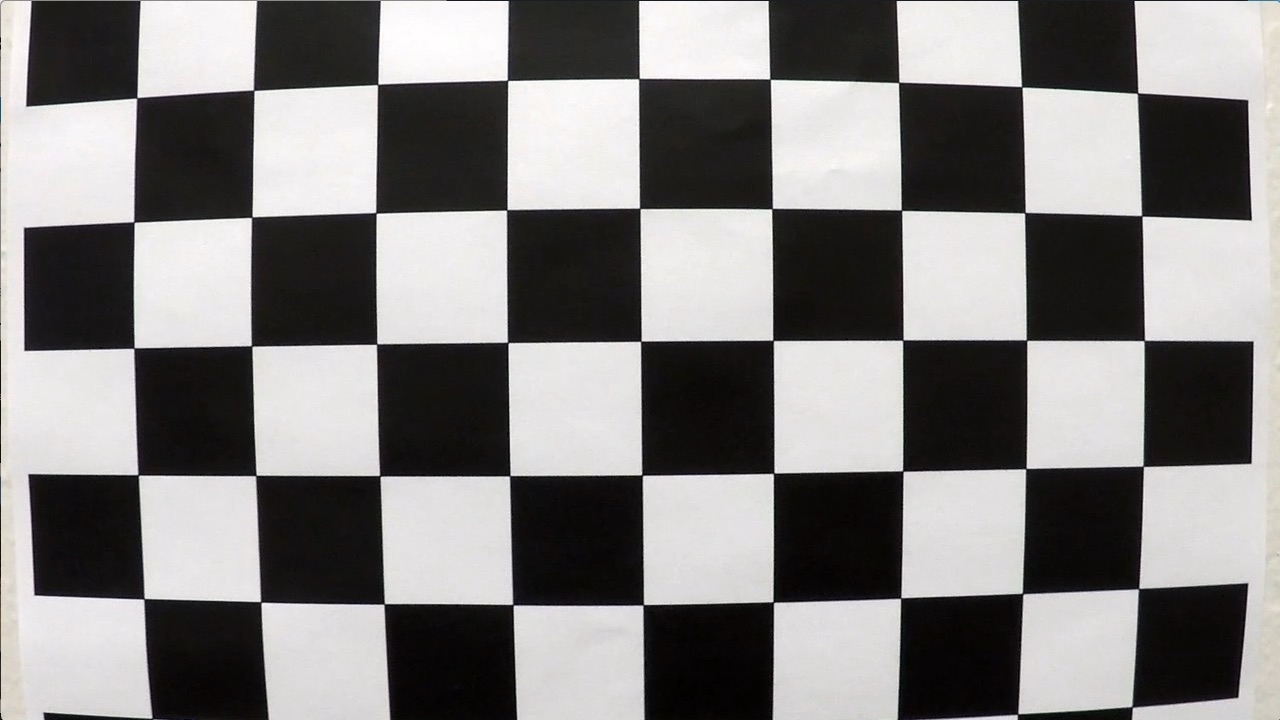
#> input picture camera_cal/calibration1.jpg, 1280 x 720 px
$ python -i line.py   (imports and definitions only)   (older library calls are emulated)
#> lines starting #> are read from the running program, lines starting #| are printed output that depends on the picture; after the words box and inside, x2 and y2 are one past the last pixel; in counts of white or black regions, pixels touching at a corner belong together
import numpy as np
import cv2


def detect_line(image):
    """Applies S-channel threshold and Sobel absolute x-direction gradient threshold.
    Returns binary image.
    """
    s_channel = hls_threshold(image, channel=2, thresh=(160, 255))
    gradx = abs_sobel_thresh(image, orient='x', thresh_min=30, thresh_max=200)

    combined = np.zeros_like(s_channel)
    combined[(gradx == 1) | (s_channel == 1)] = 1
    return combined


def abs_sobel_thresh(img, orient='x', sobel_kernel=9,
                     thresh_min=0, thresh_max=255):
    """Applies Sobel absolute gradient threshold.
    Returns binary image.
    """
    # Convert to grayscale
    gray = cv2.cvtColor(img, cv2.COLOR_RGB2GRAY)
    # Apply x or y gradient with the OpenCV Sobel() function
    # and take the absolute value
    if orient == 'x':
        abs_sobel = np.absolute(
            cv2.Sobel(
                gray,
                cv2.CV_64F,
                1,
                0,
                ksize=sobel_kernel))
    if orient == 'y':
        abs_sobel = np.absolute(
            cv2.Sobel(
                gray,
                cv2.CV_64F,
                0,
                1,
                ksize=sobel_kernel))
    # Rescale back to 8 bit integer
    scaled_sobel = np.uint8(255 * abs_sobel / np.max(abs_sobel))
    # Create a copy and apply the threshold
    binary_output = np.zeros_like(scaled_sobel)
    binary_output[(scaled_sobel >= thresh_min) &
                  (scaled_sobel <= thresh_max)] = 1

    # Return the result
    return binary_output


# [39 lines left out: functions mag_thresh, dir_threshold, not called in this run]


def hls_threshold(img, channel=2, thresh=(0, np.pi / 2)):
    """Applies HLS-channel threshold.
    Returns binary image.
    """
    # Extract H or L or S channel
    hls = cv2.cvtColor(img, cv2.COLOR_RGB2HLS).astype(np.float)
    img_channel = hls[:, :, channel]
    # Create a binary image of ones where threshold is met, zeros otherwise
    binary_output = np.zeros_like(img_channel)
    binary_output[(img_channel >= thresh[0]) & (img_channel <= thresh[1])] = 1

    # Return the binary image
    return binary_output

>>> import cv2
>>> picture = cv2.cvtColor(cv2.imread('camera_cal/calibration1.jpg'), cv2.COLOR_BGR2RGB)
>>> result = detect_line(picture)
#> in hls_threshold, `hls = cv2.cvtColor(img, cv2.COLOR_RGB2HLS).astype(np.float)`:
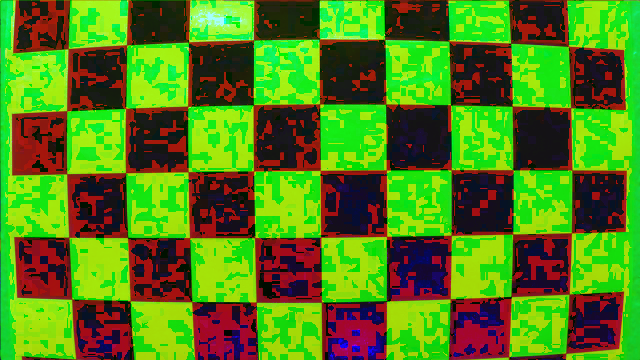
#> hls: shape (720, 1280, 3) float64 (shown at 1/2 size); mean R, G, B 82.1, 128.9, 22.5
#> in hls_threshold, `img_channel = hls[:, :, channel]`:
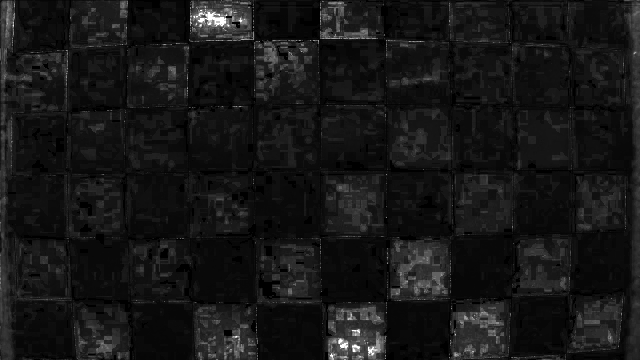
#> img_channel: shape (720, 1280) float64 (shown at 1/2 size); min 0, max 255, mean 22.5
#> in detect_line, `s_channel = hls_threshold(image, channel=2, thresh=(160, 255))`:
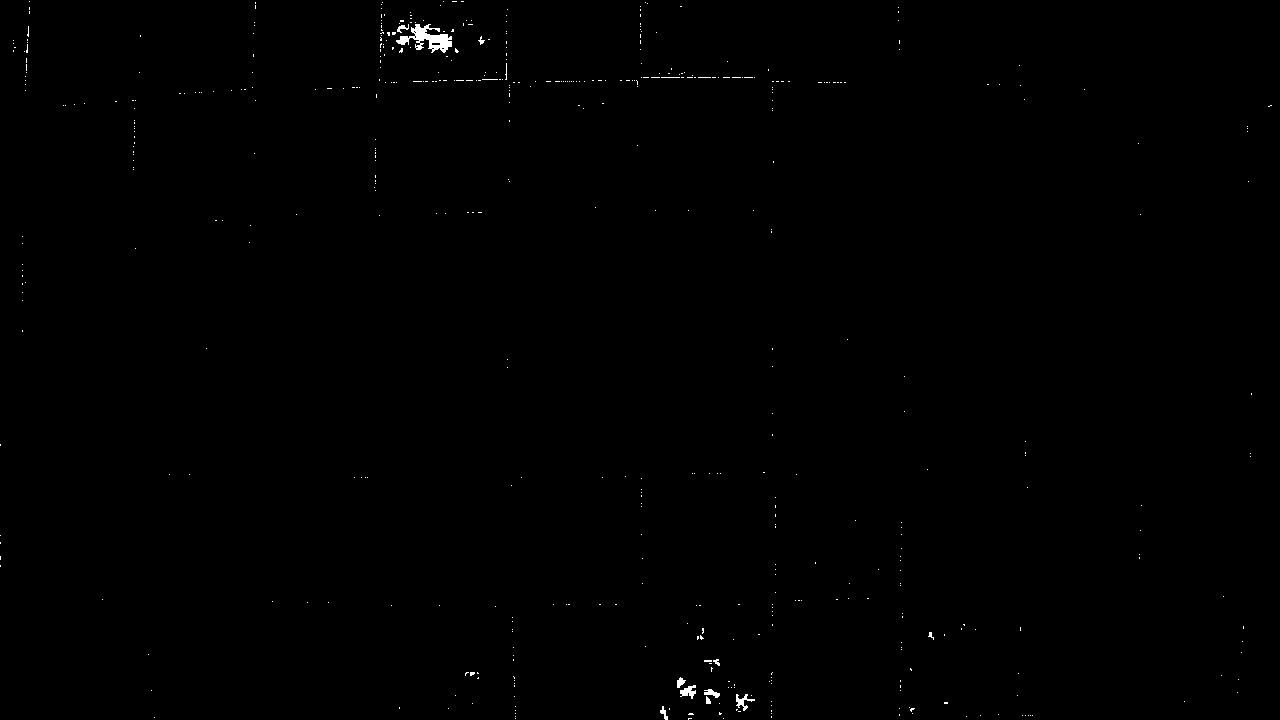
#> s_channel: shape (720, 1280) float64; values 0 (black) and 1 (white), 0.26% white; 514 white regions (503 under 20 px), largest, box (x1, y1, x2, y2) and area: (396, 24, 452, 53) 703, (680, 685, 696, 699) 124, (736, 694, 755, 711) 120
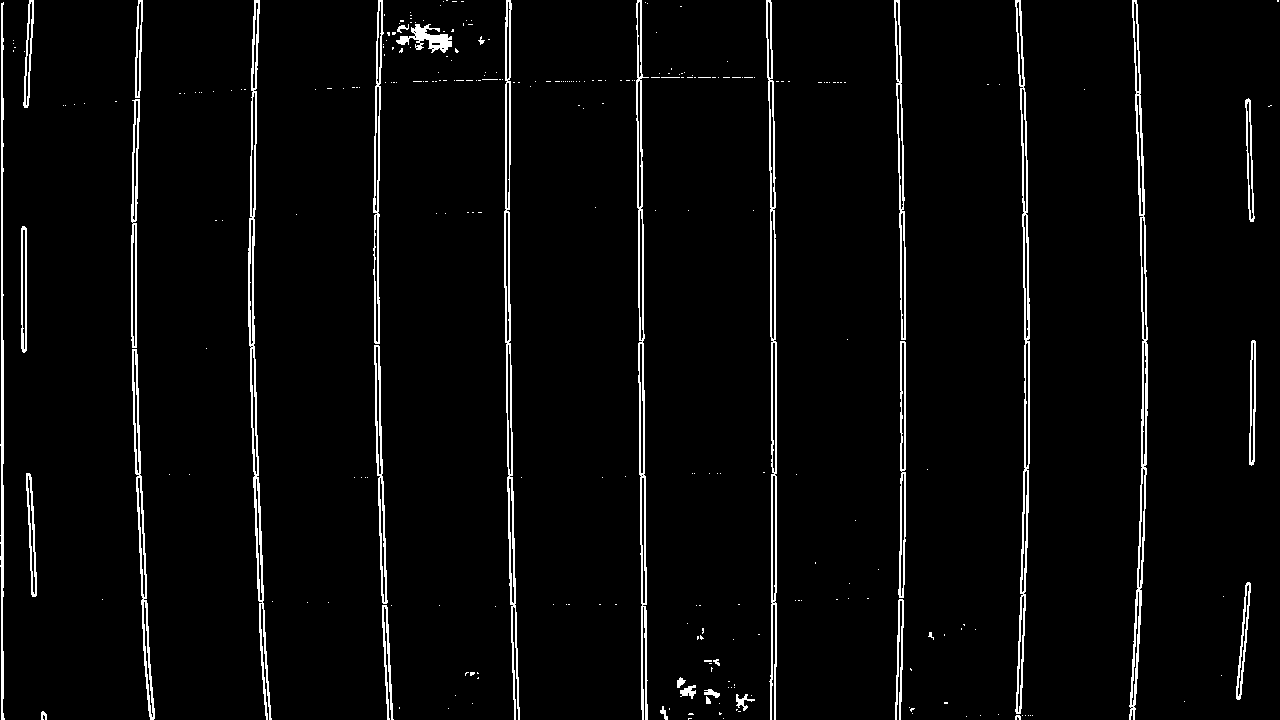
#> result: shape (720, 1280) float64; values 0 (black) and 1 (white), 3.7% white in thin lines or dots

$ run again, on camera_cal/calibration11.jpg
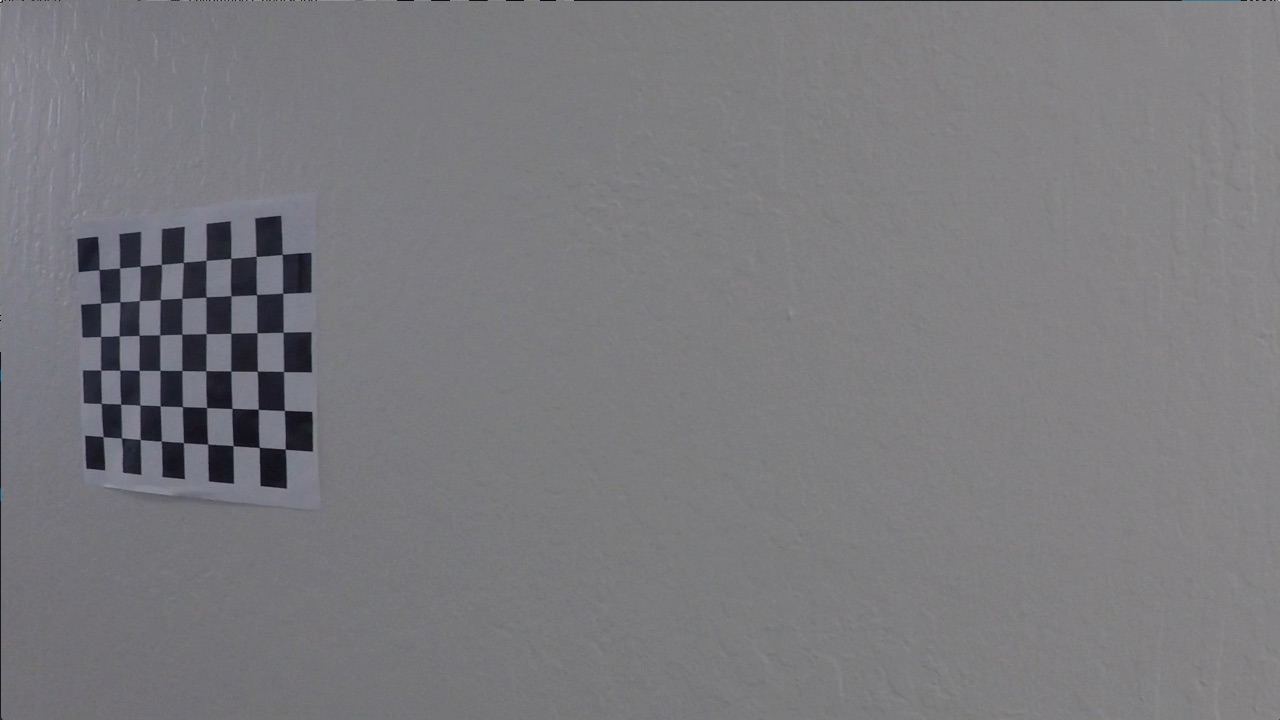
#> input picture camera_cal/calibration11.jpg, 1280 x 720 px
#> in detect_line, `s_channel = hls_threshold(image, channel=2, thresh=(160, 255))`:
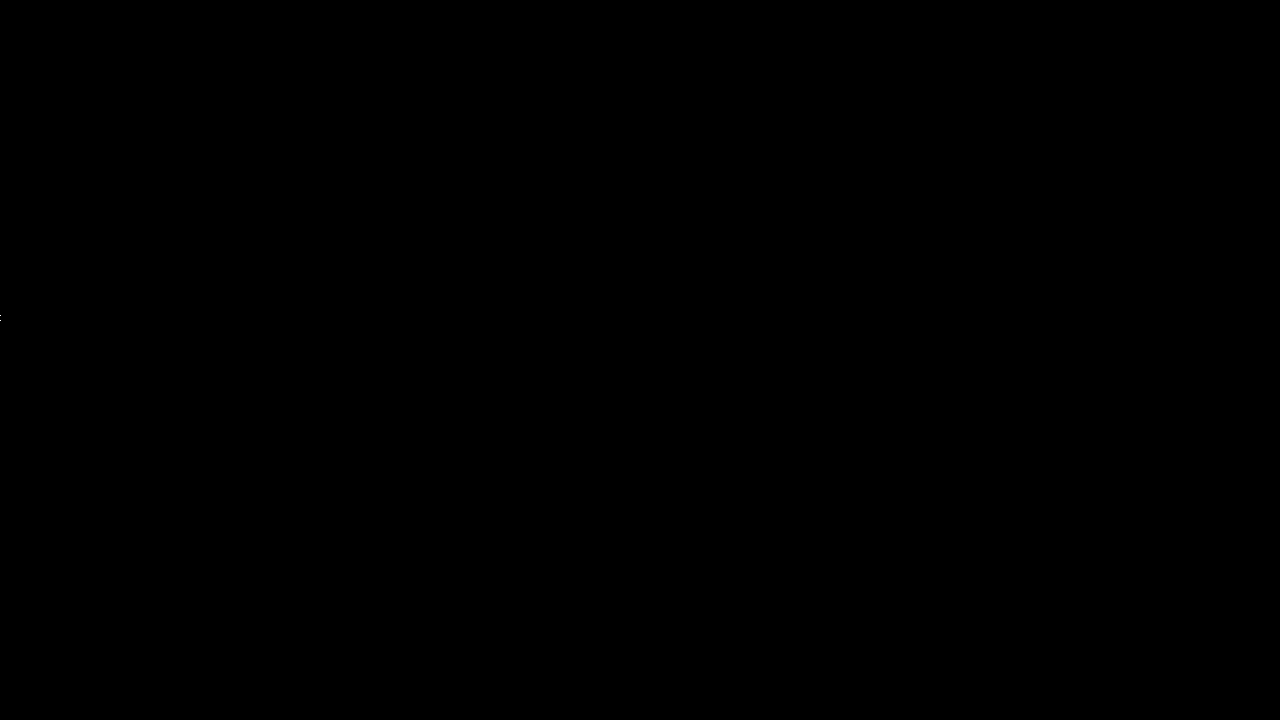
#> s_channel: shape (720, 1280) float64; values 0 (black) and 1 (white), 0% white in thin lines or dots, all inside (x1, y1, x2, y2) = (0, 315, 1, 321)
#> in detect_line, `gradx = abs_sobel_thresh(image, orient='x', thresh_min=30, thresh_max=..`:
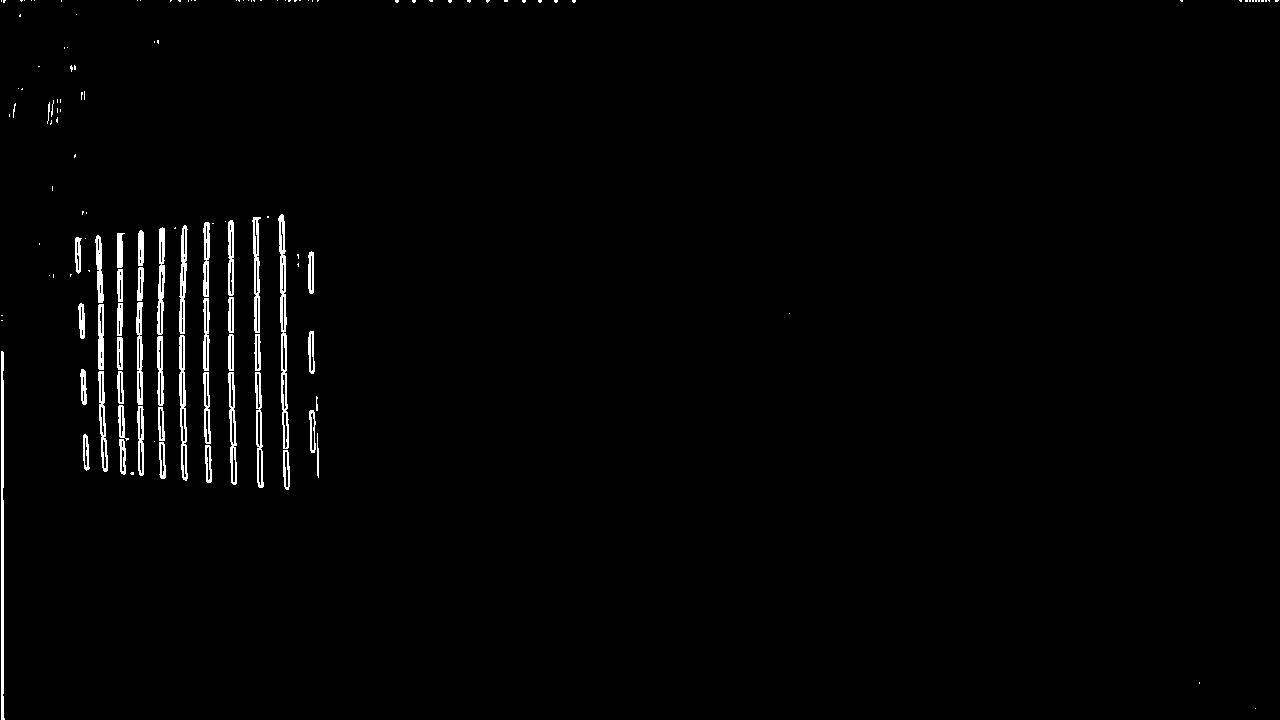
#> gradx: shape (720, 1280); values 0 (black) and 1 (white), 1.5% white; 140 white regions (94 under 20 px), largest, box (x1, y1, x2, y2) and area: (278, 214, 289, 449) 1102, (1, 351, 5, 720) 1085, (179, 335, 188, 481) 670
